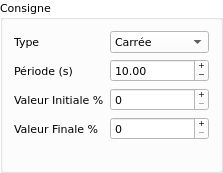
       <widget class="QGroupBox" name="groupBox_consigne">
        <property name="sizePolicy">
         <sizepolicy hsizetype="Preferred" vsizetype="Fixed">
          <horstretch>0</horstretch>
          <verstretch>0</verstretch>
         </sizepolicy>
        </property>
        <property name="palette">
         <palette>
          <active>
           <colorrole role="Button">
            <brush brushstyle="SolidPattern">
             <color alpha="255">
              <red>255</red>
              <green>255</green>
              <blue>255</blue>
             </color>
            </brush>
           </colorrole>
           <colorrole role="Base">
            <brush brushstyle="SolidPattern">
             <color alpha="255">
              <red>255</red>
              <green>255</green>
              <blue>255</blue>
             </color>
            </brush>
           </colorrole>
           <colorrole role="Window">
            <brush brushstyle="SolidPattern">
             <color alpha="255">
              <red>255</red>
              <green>255</green>
              <blue>255</blue>
             </color>
            </brush>
           </colorrole>
           <colorrole role="HighlightedText">
            <brush brushstyle="SolidPattern">
             <color alpha="255">
              <red>117</red>
              <green>80</green>
              <blue>123</blue>
             </color>
            </brush>
           </colorrole>
          </active>
          <inactive>
           <colorrole role="Button">
            <brush brushstyle="SolidPattern">
             <color alpha="255">
              <red>255</red>
              <green>255</green>
              <blue>255</blue>
             </color>
            </brush>
           </colorrole>
           <colorrole role="Base">
            <brush brushstyle="SolidPattern">
             <color alpha="255">
              <red>255</red>
              <green>255</green>
              <blue>255</blue>
             </color>
            </brush>
           </colorrole>
           <colorrole role="Window">
            <brush brushstyle="SolidPattern">
             <color alpha="255">
              <red>255</red>
              <green>255</green>
              <blue>255</blue>
             </color>
            </brush>
           </colorrole>
           <colorrole role="HighlightedText">
            <brush brushstyle="SolidPattern">
             <color alpha="255">
              <red>117</red>
              <green>80</green>
              <blue>123</blue>
             </color>
            </brush>
           </colorrole>
          </inactive>
          <disabled>
           <colorrole role="Button">
            <brush brushstyle="SolidPattern">
             <color alpha="255">
              <red>255</red>
              <green>255</green>
              <blue>255</blue>
             </color>
            </brush>
           </colorrole>
           <colorrole role="Base">
            <brush brushstyle="SolidPattern">
             <color alpha="255">
              <red>255</red>
              <green>255</green>
              <blue>255</blue>
             </color>
            </brush>
           </colorrole>
           <colorrole role="Window">
            <brush brushstyle="SolidPattern">
             <color alpha="255">
              <red>255</red>
              <green>255</green>
              <blue>255</blue>
             </color>
            </brush>
           </colorrole>
           <colorrole role="HighlightedText">
            <brush brushstyle="SolidPattern">
             <color alpha="255">
              <red>117</red>
              <green>80</green>
              <blue>123</blue>
             </color>
            </brush>
           </colorrole>
          </disabled>
         </palette>
        </property>
        <property name="font">
         <font>
          <family>DejaVu Sans</family>
          <pointsize>8</pointsize>
         </font>
        </property>
        <property name="title">
         <string>Consigne</string>
        </property>
        <layout class="QVBoxLayout" name="verticalLayout_2">
         <item>
          <layout class="QGridLayout" name="gridLayout_11">
           <item row="0" column="1">
            <widget class="QComboBox" name="cons_cb_type">
             <property name="palette">
              <palette>
               <active>
                <colorrole role="Button">
                 <brush brushstyle="SolidPattern">
                  <color alpha="255">
                   <red>255</red>
                   <green>255</green>
                   <blue>255</blue>
                  </color>
                 </brush>
                </colorrole>
                <colorrole role="Base">
                 <brush brushstyle="SolidPattern">
                  <color alpha="255">
                   <red>255</red>
                   <green>255</green>
                   <blue>255</blue>
                  </color>
                 </brush>
                </colorrole>
                <colorrole role="Window">
                 <brush brushstyle="SolidPattern">
                  <color alpha="255">
                   <red>255</red>
                   <green>255</green>
                   <blue>255</blue>
                  </color>
                 </brush>
                </colorrole>
                <colorrole role="HighlightedText">
                 <brush brushstyle="SolidPattern">
                  <color alpha="255">
                   <red>245</red>
                   <green>121</green>
                   <blue>0</blue>
                  </color>
                 </brush>
                </colorrole>
               </active>
               <inactive>
                <colorrole role="Button">
                 <brush brushstyle="SolidPattern">
                  <color alpha="255">
                   <red>255</red>
                   <green>255</green>
                   <blue>255</blue>
                  </color>
                 </brush>
                </colorrole>
                <colorrole role="Base">
                 <brush brushstyle="SolidPattern">
                  <color alpha="255">
                   <red>255</red>
                   <green>255</green>
                   <blue>255</blue>
                  </color>
                 </brush>
                </colorrole>
                <colorrole role="Window">
                 <brush brushstyle="SolidPattern">
                  <color alpha="255">
                   <red>255</red>
                   <green>255</green>
                   <blue>255</blue>
                  </color>
                 </brush>
                </colorrole>
                <colorrole role="HighlightedText">
                 <brush brushstyle="SolidPattern">
                  <color alpha="255">
                   <red>245</red>
                   <green>121</green>
                   <blue>0</blue>
                  </color>
                 </brush>
                </colorrole>
               </inactive>
               <disabled>
                <colorrole role="Button">
                 <brush brushstyle="SolidPattern">
                  <color alpha="255">
                   <red>255</red>
                   <green>255</green>
                   <blue>255</blue>
                  </color>
                 </brush>
                </colorrole>
                <colorrole role="Base">
                 <brush brushstyle="SolidPattern">
                  <color alpha="255">
                   <red>255</red>
                   <green>255</green>
                   <blue>255</blue>
                  </color>
                 </brush>
                </colorrole>
                <colorrole role="Window">
                 <brush brushstyle="SolidPattern">
                  <color alpha="255">
                   <red>255</red>
                   <green>255</green>
                   <blue>255</blue>
                  </color>
                 </brush>
                </colorrole>
                <colorrole role="HighlightedText">
                 <brush brushstyle="SolidPattern">
                  <color alpha="255">
                   <red>245</red>
                   <green>121</green>
                   <blue>0</blue>
                  </color>
                 </brush>
                </colorrole>
               </disabled>
              </palette>
             </property>
             <property name="font">
              <font>
               <family>DejaVu Sans</family>
               <pointsize>8</pointsize>
              </font>
             </property>
             <property name="styleSheet">
              <string notr="true">selection-color: rgb(245, 121, 0);</string>
             </property>
             <item>
              <property name="text">
               <string>Carrée</string>
              </property>
              <property name="icon">
               <iconset resource="ressource.qrc">
                <normaloff>:/square.png</normaloff>:/square.png</iconset>
              </property>
             </item>
             <item>
              <property name="text">
               <string>Triangle</string>
              </property>
              <property name="icon">
               <iconset resource="ressource.qrc">
                <normaloff>:/triangle.png</normaloff>:/triangle.png</iconset>
              </property>
             </item>
             <item>
              <property name="text">
               <string>Sinusoïde</string>
              </property>
              <property name="icon">
               <iconset resource="ressource.qrc">
                <normaloff>:/sinus.png</normaloff>:/sinus.png</iconset>
              </property>
             </item>
             <item>
              <property name="text">
               <string>Dent de scie</string>
              </property>
              <property name="icon">
               <iconset resource="ressource.qrc">
                <normaloff>:/scie.png</normaloff>:/scie.png</iconset>
              </property>
             </item>
             <item>
              <property name="text">
               <string>Echelon</string>
              </property>
              <property name="icon">
               <iconset resource="ressource.qrc">
                <normaloff>:/echelon.png</normaloff>:/echelon.png</iconset>
              </property>
             </item>
             <item>
              <property name="text">
               <string>Rampe</string>
              </property>
              <property name="icon">
               <iconset resource="ressource.qrc">
                <normaloff>:/rampe.png</normaloff>:/rampe.png</iconset>
              </property>
             </item>
            </widget>
           </item>
           <item row="1" column="0">
            <widget class="QLabel" name="label_10">
             <property name="font">
              <font>
               <family>DejaVu Sans</family>
               <pointsize>8</pointsize>
              </font>
             </property>
             <property name="text">
              <string>Période (s)</string>
             </property>
            </widget>
           </item>
           <item row="2" column="0">
            <widget class="QLabel" name="label_11">
             <property name="font">
              <font>
               <family>DejaVu Sans</family>
               <pointsize>8</pointsize>
              </font>
             </property>
             <property name="toolTip">
              <string>&lt;html&gt;&lt;head/&gt;&lt;body&gt;&lt;p&gt;&lt;br/&gt;&lt;/p&gt;&lt;/body&gt;&lt;/html&gt;</string>
             </property>
             <property name="text">
              <string>Valeur Initiale %</string>
             </property>
            </widget>
           </item>
           <item row="0" column="0">
            <widget class="QLabel" name="label_9">
             <property name="font">
              <font>
               <family>DejaVu Sans</family>
               <pointsize>8</pointsize>
              </font>
             </property>
             <property name="text">
              <string>Type</string>
             </property>
            </widget>
           </item>
           <item row="3" column="0">
            <widget class="QLabel" name="label_12">
             <property name="font">
              <font>
               <family>DejaVu Sans</family>
               <pointsize>8</pointsize>
              </font>
             </property>
             <property name="toolTip">
              <string>&lt;html&gt;&lt;head/&gt;&lt;body&gt;&lt;p&gt;&lt;br/&gt;&lt;/p&gt;&lt;/body&gt;&lt;/html&gt;</string>
             </property>
             <property name="text">
              <string>Valeur Finale %</string>
             </property>
            </widget>
           </item>
           <item row="1" column="1">
            <widget class="QDoubleSpinBox" name="cons_sb_per">
             <property name="font">
              <font>
               <family>DejaVu Sans</family>
               <pointsize>8</pointsize>
              </font>
             </property>
             <property name="buttonSymbols">
              <enum>QAbstractSpinBox::PlusMinus</enum>
             </property>
             <property name="minimum">
              <double>0.500000000000000</double>
             </property>
             <property name="maximum">
              <double>1000.000000000000000</double>
             </property>
             <property name="value">
              <double>10.000000000000000</double>
             </property>
            </widget>
           </item>
           <item row="2" column="1">
            <widget class="QSpinBox" name="cons_sb_vinit">
             <property name="font">
              <font>
               <family>DejaVu Sans</family>
               <pointsize>8</pointsize>
              </font>
             </property>
             <property name="toolTip">
              <string>&lt;html&gt;&lt;head/&gt;&lt;body&gt;&lt;p&gt;&lt;br/&gt;&lt;/p&gt;&lt;/body&gt;&lt;/html&gt;</string>
             </property>
             <property name="buttonSymbols">
              <enum>QAbstractSpinBox::PlusMinus</enum>
             </property>
            </widget>
           </item>
           <item row="3" column="1">
            <widget class="QSpinBox" name="cons_sd_vfin">
             <property name="font">
              <font>
               <family>DejaVu Sans</family>
               <pointsize>8</pointsize>
              </font>
             </property>
             <property name="toolTip">
              <string>&lt;html&gt;&lt;head/&gt;&lt;body&gt;&lt;p&gt;&lt;br/&gt;&lt;/p&gt;&lt;/body&gt;&lt;/html&gt;</string>
             </property>
             <property name="buttonSymbols">
              <enum>QAbstractSpinBox::PlusMinus</enum>
             </property>
            </widget>
           </item>
          </layout>
         </item>
         <item>
          <layout class="QGridLayout" name="gridLayout_2">
           <item row="0" column="0">
            <widget class="QLabel" name="enise">
             <property name="sizePolicy">
              <sizepolicy hsizetype="Preferred" vsizetype="Preferred">
               <horstretch>0</horstretch>
               <verstretch>0</verstretch>
              </sizepolicy>
             </property>
             <property name="maximumSize">
              <size>
               <width>100</width>
               <height>50</height>
              </size>
             </property>
             <property name="baseSize">
              <size>
               <width>0</width>
               <height>0</height>
              </size>
             </property>
             <property name="text">
              <string/>
             </property>
             <property name="pixmap">
              <pixmap resource="ressource.qrc">:/Logo_enise.gif</pixmap>
             </property>
             <property name="scaledContents">
              <bool>true</bool>
             </property>
            </widget>
           </item>
          </layout>
         </item>
        </layout>
       </widget>
